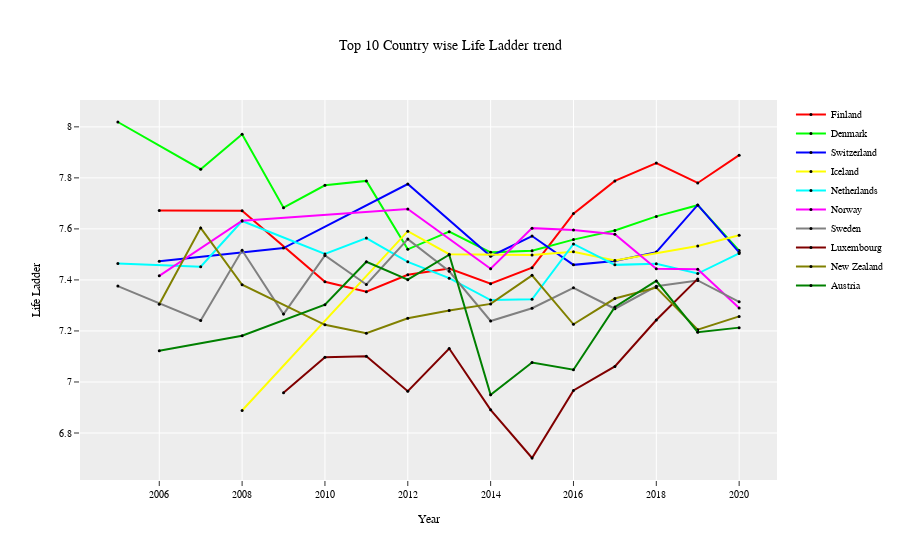

Notebook source saved alongside this figure:
### Code cell
## Plot Region wise count of countries and average ladder score
from plotly.subplots import make_subplots
fig=go.Figure()
for k,v in color.items():
    fig.add_trace(go.Scatter(
    x=df_top10[df_top10['Country name']==k]['year'],
    y=df_top10[df_top10['Country name']==k]['Life Ladder'],
    name=k,
    mode='markers+text+lines',
    marker_color='black',
    marker_size=3,
    line=dict(color=color[k]),
    yaxis='y1'))
    
fig.update_layout(
    title="Top 10 Country wise Life Ladder trend",
    xaxis_title="Year",
    yaxis_title="Life Ladder",
    template='ggplot2',
    font=dict(
        size=10,
        color="Black",
        family="Garamond"
    ),
    xaxis=dict(showgrid=True),
    yaxis=dict(showgrid=True)
)
fig.show()

### Figure 1 — Plotly figure (JSON) as saved in the notebook; plotly's stock layout.template omitted (floating-point values rounded to 4 significant figures)
{"data": [{"line": {"color": "#FF0000"}, "marker": {"color": "black", "size": 3}, "mode": "markers+text+lines", "name": "Finland", "type": "scatter", "x": [2006, 2008, 2010, 2011, 2012, 2013, 2014, 2015, 2016, 2017, 2018, 2019, 2020], "y": [7.672, 7.671, 7.393, 7.354, 7.42, 7.445, 7.385, 7.448, 7.66, 7.788, 7.858, 7.78, 7.889], "yaxis": "y"}, {"line": {"color": "#00FF00"}, "marker": {"color": "black", "size": 3}, "mode": "markers+text+lines", "name": "Denmark", "type": "scatter", "x": [2005, 2007, 2008, 2009, 2010, 2011, 2012, 2013, 2014, 2015, 2016, 2017, 2018, 2019, 2020], "y": [8.019, 7.834, 7.971, 7.683, 7.771, 7.788, 7.52, 7.589, 7.508, 7.514, 7.558, 7.594, 7.649, 7.693, 7.515], "yaxis": "y"}, {"line": {"color": "#0000FF"}, "marker": {"color": "black", "size": 3}, "mode": "markers+text+lines", "name": "Switzerland", "type": "scatter", "x": [2006, 2009, 2012, 2014, 2015, 2016, 2017, 2018, 2019, 2020], "y": [7.473, 7.525, 7.776, 7.493, 7.572, 7.459, 7.474, 7.509, 7.694, 7.508], "yaxis": "y"}, {"line": {"color": "#FFFF00"}, "marker": {"color": "black", "size": 3}, "mode": "markers+text+lines", "name": "Iceland", "type": "scatter", "x": [2008, 2012, 2013, 2015, 2016, 2017, 2019, 2020], "y": [6.888, 7.591, 7.501, 7.498, 7.51, 7.476, 7.533, 7.575], "yaxis": "y"}, {"line": {"color": "#00FFFF"}, "marker": {"color": "black", "size": 3}, "mode": "markers+text+lines", "name": "Netherlands", "type": "scatter", "x": [2005, 2007, 2008, 2010, 2011, 2012, 2013, 2014, 2015, 2016, 2017, 2018, 2019, 2020], "y": [7.464, 7.452, 7.631, 7.502, 7.564, 7.471, 7.407, 7.321, 7.324, 7.541, 7.459, 7.463, 7.425, 7.504], "yaxis": "y"}, {"line": {"color": "#FF00FF"}, "marker": {"color": "black", "size": 3}, "mode": "markers+text+lines", "name": "Norway", "type": "scatter", "x": [2006, 2008, 2012, 2014, 2015, 2016, 2017, 2018, 2019, 2020], "y": [7.416, 7.632, 7.678, 7.444, 7.603, 7.596, 7.579, 7.444, 7.442, 7.29], "yaxis": "y"}, {"line": {"color": "#808080"}, "marker": {"color": "black", "size": 3}, "mode": "markers+text+lines", "name": "Sweden", "type": "scatter", "x": [2005, 2007, 2008, 2009, 2010, 2011, 2012, 2013, 2014, 2015, 2016, 2017, 2018, 2019, 2020], "y": [7.376, 7.241, 7.516, 7.266, 7.496, 7.382, 7.56, 7.434, 7.239, 7.289, 7.369, 7.287, 7.375, 7.398, 7.314], "yaxis": "y"}, {"line": {"color": "#800000"}, "marker": {"color": "black", "size": 3}, "mode": "markers+text+lines", "name": "Luxembourg", "type": "scatter", "x": [2009, 2010, 2011, 2012, 2013, 2014, 2015, 2016, 2017, 2018, 2019], "y": [6.958, 7.097, 7.101, 6.964, 7.131, 6.891, 6.702, 6.967, 7.061, 7.243, 7.404], "yaxis": "y"}, {"line": {"color": "#808000"}, "marker": {"color": "black", "size": 3}, "mode": "markers+text+lines", "name": "New Zealand", "type": "scatter", "x": [2006, 2007, 2008, 2010, 2011, 2012, 2013, 2014, 2015, 2016, 2017, 2018, 2019, 2020], "y": [7.305, 7.604, 7.381, 7.224, 7.191, 7.25, 7.28, 7.306, 7.418, 7.226, 7.327, 7.37, 7.205, 7.257], "yaxis": "y"}, {"line": {"color": "#008000"}, "marker": {"color": "black", "size": 3}, "mode": "markers+text+lines", "name": "Austria", "type": "scatter", "x": [2006, 2008, 2010, 2011, 2012, 2013, 2014, 2015, 2016, 2017, 2018, 2019, 2020], "y": [7.122, 7.181, 7.303, 7.471, 7.401, 7.499, 6.95, 7.076, 7.048, 7.294, 7.396, 7.195, 7.213], "yaxis": "y"}], "layout": {"font": {"color": "Black", "family": "Garamond", "size": 10}, "title": {"text": "Top 10 Country wise Life Ladder trend"}, "xaxis": {"showgrid": true, "title": {"text": "Year"}}, "yaxis": {"showgrid": true, "title": {"text": "Life Ladder"}}}}
